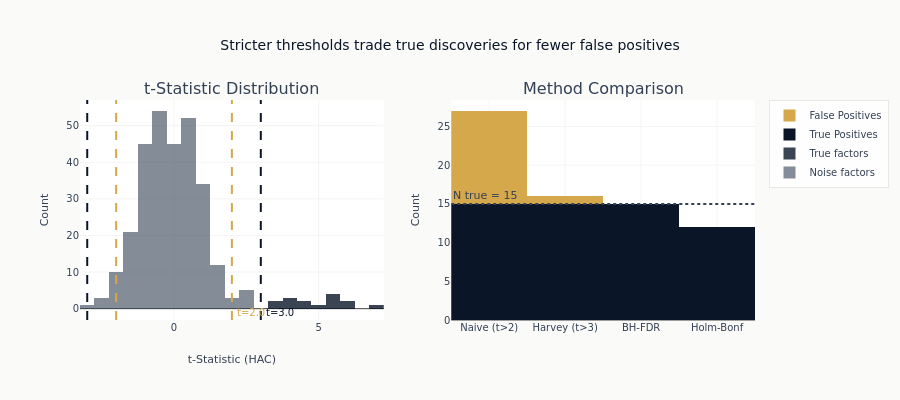

Notebook cell for this chart:
### Code cell
# Visualize factor zoo results
fig = make_subplots(
    rows=1, cols=2, subplot_titles=["t-Statistic Distribution", "Method Comparison"]
)

# t-stat distribution
t_stats = zoo_df["t_stat_hac"].to_numpy()
true_mask = is_true_factor

fig.add_trace(
    go.Histogram(
        x=t_stats[~true_mask],
        name="Noise factors",
        marker_color=COLORS["neutral"],
        opacity=0.6,
        nbinsx=30,
    ),
    row=1,
    col=1,
)

fig.add_trace(
    go.Histogram(
        x=t_stats[true_mask],
        name="True factors",
        marker_color=COLORS["blue"],
        opacity=0.8,
        nbinsx=15,
    ),
    row=1,
    col=1,
)

# Threshold lines with annotations
for thresh, label, color in [(2.0, "t=2.0", COLORS["amber"]), (3.0, "t=3.0", COLORS["blue"])]:
    for sign in [1, -1]:
        fig.add_vline(x=sign * thresh, line_dash="dash", line_color=color, row=1, col=1)
    fig.add_annotation(
        x=thresh,
        y=1,
        yref="paper",
        text=label,
        showarrow=False,
        font=dict(size=10, color=color),
        xanchor="left",
        yanchor="top",
        xshift=3,
        row=1,
        col=1,
    )

# Method comparison - colorblind-safe blue/orange
methods = ["Naive (t>2)", "Harvey (t>3)", "BH-FDR", "Holm-Bonf"]
tp_counts = [naive_tp, harvey_tp, bh_tp, holm_tp]
fp_counts = [naive_fp, harvey_fp, bh_fp, holm_fp]

fig.add_trace(
    go.Bar(x=methods, y=tp_counts, name="True Positives", marker_color=COLORS["blue"]),
    row=1,
    col=2,
)
fig.add_trace(
    go.Bar(x=methods, y=fp_counts, name="False Positives", marker_color=COLORS["amber"]),
    row=1,
    col=2,
)

fig.add_hline(
    y=n_true,
    line_dash="dot",
    line_color=COLORS["neutral"],
    row=1,
    col=2,
    annotation_text=f"N true = {n_true}",
    annotation_position="top left",
)

fig.update_layout(
    height=400,
    barmode="stack",
    title_text="Stricter thresholds trade true discoveries for fewer false positives",
)
fig.update_xaxes(title_text="t-Statistic (HAC)", row=1, col=1)
fig.update_yaxes(title_text="Count", row=1, col=1)
fig.update_yaxes(title_text="Count", row=1, col=2)

fig.show()

### Figure 1 — Plotly figure (JSON) as saved in the notebook; plotly's stock layout.template omitted (floating-point values rounded to 4 significant figures; data arrays with more than 128 entries replaced by an {"elided": "..."} marker saying what was removed)
{"data": [{"marker": {"color": "#334155"}, "name": "Noise factors", "nbinsx": 30, "opacity": 0.6, "type": "histogram", "x": {"elided": "285 float values"}, "xaxis": "x", "yaxis": "y"}, {"marker": {"color": "#0a1628"}, "name": "True factors", "nbinsx": 15, "opacity": 0.8, "type": "histogram", "x": [5.296, 4.573, 4.634, 5.875, 3.849, 5.31, 3.879, 5.732, 5.986, 4.895, 3.728, 3.755, 5.318, 6.756, 3.555], "xaxis": "x", "yaxis": "y"}, {"marker": {"color": "#0a1628"}, "name": "True Positives", "type": "bar", "x": ["Naive (t>2)", "Harvey (t>3)", "BH-FDR", "Holm-Bonf"], "xaxis": "x2", "y": [15, 15, 15, 12], "yaxis": "y2"}, {"marker": {"color": "#D4A84B"}, "name": "False Positives", "type": "bar", "x": ["Naive (t>2)", "Harvey (t>3)", "BH-FDR", "Holm-Bonf"], "xaxis": "x2", "y": [12, 1, 0, 0], "yaxis": "y2"}], "layout": {"annotations": [{"font": {"size": 16}, "showarrow": false, "text": "t-Statistic Distribution", "x": 0.225, "xanchor": "center", "xref": "paper", "y": 1.0, "yanchor": "bottom", "yref": "paper"}, {"font": {"size": 16}, "showarrow": false, "text": "Method Comparison", "x": 0.775, "xanchor": "center", "xref": "paper", "y": 1.0, "yanchor": "bottom", "yref": "paper"}, {"font": {"color": "#D4A84B", "size": 10}, "showarrow": false, "text": "t=2.0", "x": 2.0, "xanchor": "left", "xref": "x", "xshift": 3, "y": 1, "yanchor": "top", "yref": "y"}, {"font": {"color": "#0a1628", "size": 10}, "showarrow": false, "text": "t=3.0", "x": 3.0, "xanchor": "left", "xref": "x", "xshift": 3, "y": 1, "yanchor": "top", "yref": "y"}, {"showarrow": false, "text": "N true = 15", "x": 0, "xanchor": "left", "xref": "x2 domain", "y": 15, "yanchor": "bottom", "yref": "y2"}], "barmode": "stack", "height": 400, "shapes": [{"line": {"color": "#D4A84B", "dash": "dash"}, "type": "line", "x0": 2.0, "x1": 2.0, "xref": "x", "y0": 0, "y1": 1, "yref": "y domain"}, {"line": {"color": "#D4A84B", "dash": "dash"}, "type": "line", "x0": -2.0, "x1": -2.0, "xref": "x", "y0": 0, "y1": 1, "yref": "y domain"}, {"line": {"color": "#0a1628", "dash": "dash"}, "type": "line", "x0": 3.0, "x1": 3.0, "xref": "x", "y0": 0, "y1": 1, "yref": "y domain"}, {"line": {"color": "#0a1628", "dash": "dash"}, "type": "line", "x0": -3.0, "x1": -3.0, "xref": "x", "y0": 0, "y1": 1, "yref": "y domain"}, {"line": {"color": "#334155", "dash": "dot"}, "type": "line", "x0": 0, "x1": 1, "xref": "x2 domain", "y0": 15, "y1": 15, "yref": "y2"}], "title": {"text": "Stricter thresholds trade true discoveries for fewer false positives"}, "xaxis": {"anchor": "y", "domain": [0.0, 0.45], "title": {"text": "t-Statistic (HAC)"}}, "xaxis2": {"anchor": "y2", "domain": [0.55, 1.0]}, "yaxis": {"anchor": "x", "domain": [0.0, 1.0], "title": {"text": "Count"}}, "yaxis2": {"anchor": "x2", "domain": [0.0, 1.0], "title": {"text": "Count"}}}}
